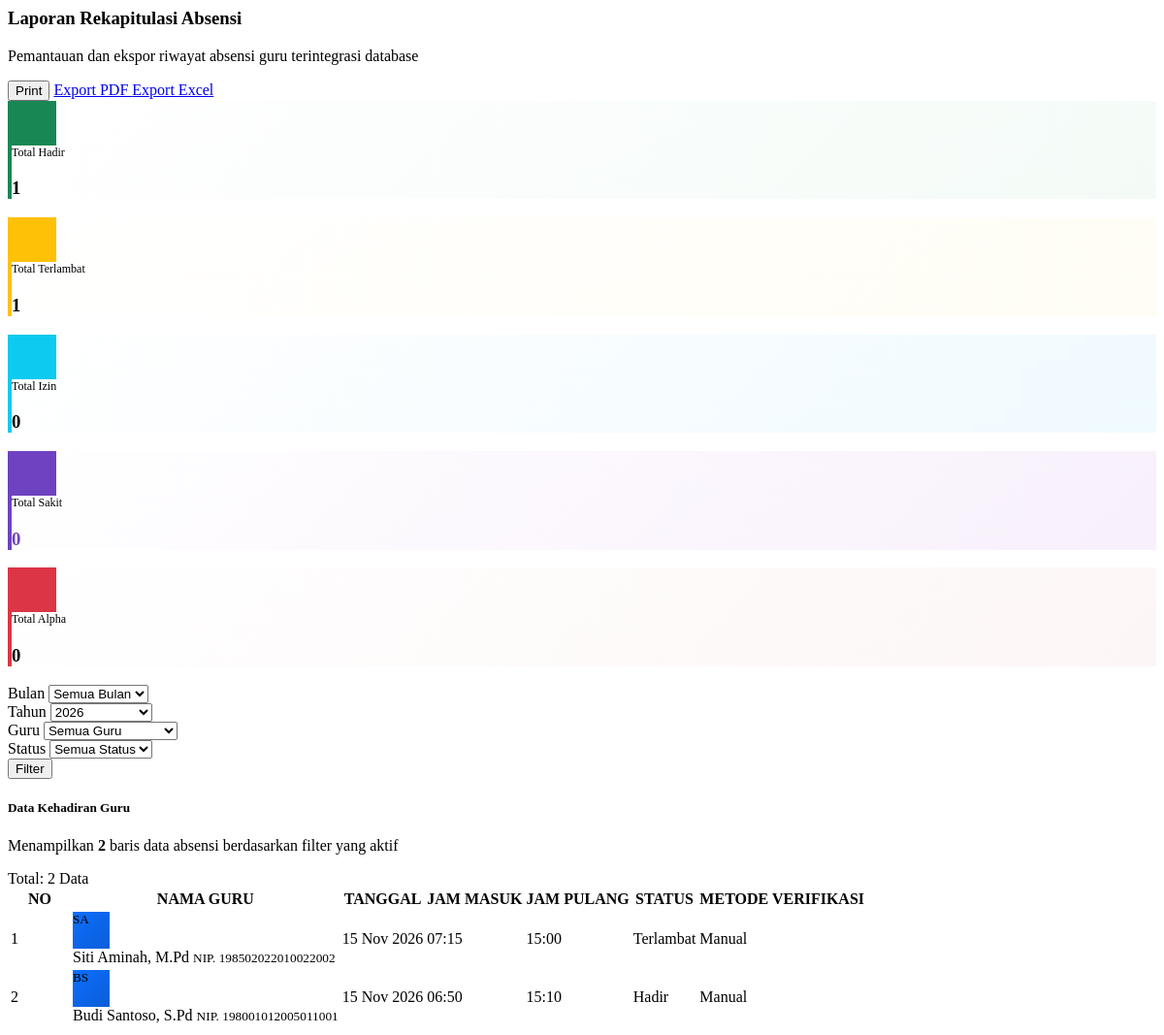
Screenshot of /laporan.php (signed in) with the database file from the repository.
### tables this page shows
CREATE TABLE IF NOT EXISTS absensi (
    id_absensi INT AUTO_INCREMENT PRIMARY KEY,
    id_guru INT NOT NULL,
    tanggal DATE NOT NULL,
    jam_masuk TIME DEFAULT NULL,
    jam_pulang TIME DEFAULT NULL,
    status ENUM('Hadir', 'Terlambat', 'Izin', 'Sakit', 'Alpha') NOT NULL,
    metode_verifikasi ENUM('AI Face Recognition', 'Manual') NOT NULL,
    created_at TIMESTAMP DEFAULT CURRENT_TIMESTAMP,
    FOREIGN KEY (id_guru) REFERENCES guru(id_guru) ON DELETE CASCADE,
    
     
    UNIQUE KEY uq_guru_tanggal (id_guru, tanggal),
    INDEX idx_tanggal (tanggal),
    INDEX idx_status (status)
);

CREATE TABLE IF NOT EXISTS guru (
    id_guru INT AUTO_INCREMENT PRIMARY KEY,
    id_user INT NOT NULL,
    nip VARCHAR(25) UNIQUE,
    nama_guru VARCHAR(100) NOT NULL,
    jenis_kelamin ENUM('L', 'P') NOT NULL,
    email VARCHAR(100) UNIQUE,
    no_hp VARCHAR(20),
    foto VARCHAR(255) DEFAULT NULL,
    face_data TEXT DEFAULT NULL,  
    created_at TIMESTAMP DEFAULT CURRENT_TIMESTAMP,
    FOREIGN KEY (id_user) REFERENCES users(id) ON DELETE CASCADE
);

### laporan.php (the view, shortened to what this page needs)
<?php
$filter_bulan   = isset($_GET['bulan']) ? trim($_GET['bulan']) : '';
$filter_tahun   = isset($_GET['tahun']) ? trim($_GET['tahun']) : date('Y');
$filter_id_guru = isset($_GET['id_guru']) ? trim($_GET['id_guru']) : '';
$filter_status  = isset($_GET['status']) ? trim($_GET['status']) : '';
$q_tahun = mysqli_query($conn, "SELECT DISTINCT YEAR(tanggal) as thn FROM absensi ORDER BY thn DESC");
$list_tahun = [];
while ($t = mysqli_fetch_assoc($q_tahun)) {
    if (!empty($t['thn'])) $list_tahun[] = $t['thn'];
}
$where_conditions = ["1=1"];
if (!empty($filter_tahun)) {
    $where_conditions[] = "YEAR(a.tanggal) = " . intval($filter_tahun);
}
$where_sql = implode(' AND ', $where_conditions);
$sql_stat = "SELECT
    SUM(CASE WHEN a.status = 'Hadir' THEN 1 ELSE 0 END) as total_hadir,
    SUM(CASE WHEN a.status = 'Terlambat' THEN 1 ELSE 0 END) as total_terlambat,
    SUM(CASE WHEN a.status = 'Izin' THEN 1 ELSE 0 END) as total_izin,
    SUM(CASE WHEN a.status = 'Sakit' THEN 1 ELSE 0 END) as total_sakit,
    SUM(CASE WHEN a.status = 'Alpha' THEN 1 ELSE 0 END) as total_alpha,
    COUNT(*) as total_semua
    FROM absensi a
    WHERE $where_sql";
$q_stat = mysqli_query($conn, $sql_stat);
$stat = mysqli_fetch_assoc($q_stat);
$total_hadir     = (int)($stat['total_hadir'] ?? 0);
$total_terlambat = (int)($stat['total_terlambat'] ?? 0);
$total_izin      = (int)($stat['total_izin'] ?? 0);
$total_sakit     = (int)($stat['total_sakit'] ?? 0);
$total_alpha     = (int)($stat['total_alpha'] ?? 0);
$total_semua     = (int)($stat['total_semua'] ?? 0);
$sql_data = "SELECT a.*, g.nama_guru, g.nip
    FROM absensi a
    JOIN guru g ON a.id_guru = g.id_guru
    WHERE $where_sql
    ORDER BY a.tanggal DESC, a.jam_masuk DESC";
$q_data = mysqli_query($conn, $sql_data);
$export_params = http_build_query([
    'bulan'   => $filter_bulan,
    'tahun'   => $filter_tahun,
    'id_guru' => $filter_id_guru,
    'status'  => $filter_status
]);
?>
<div class="d-flex flex-column flex-md-row justify-content-between align-items-md-center mb-4 gap-3 no-print">
    <div>
        <h3 class="fw-bold mb-1 text-dark">
            <i class="bi bi-file-earmark-bar-graph text-primary me-2"></i>Laporan Rekapitulasi Absensi
        </h3>
        <p class="text-muted mb-0">
            Pemantauan dan ekspor riwayat absensi guru terintegrasi database
        </p>
    </div>
    <div class="d-flex gap-2 flex-wrap">
        <button onclick="window.print()" class="btn btn-outline-secondary rounded-pill px-3 shadow-sm">
            <i class="bi bi-printer me-1"></i> Print
        </button>
        <a href="export_pdf.php?<?= $export_params ?>" target="_blank" class="btn btn-danger rounded-pill px-3 shadow-sm">
            <i class="bi bi-file-earmark-pdf me-1"></i> Export PDF
        </a>
        <a href="export_excel.php?<?= $export_params ?>" class="btn btn-success rounded-pill px-3 shadow-sm">
            <i class="bi bi-file-earmark-excel me-1"></i> Export Excel
        </a>
    </div>
</div>
<div class="row g-3 mb-4">
    <div class="col-6 col-md-4 col-xl">
        <div class="card border-0 shadow-sm rounded-4 h-100 p-3" style="background:linear-gradient(135deg, #ffffff, #f4fbf7); border-left:4px solid #198754 !important;">
            <div class="d-flex align-items-center">
                <div class="rounded-4 p-2 d-flex align-items-center justify-content-center text-white me-3 shadow-sm" style="width:46px; height:46px; background:#198754;">
                </div>
                <div>
                    <span class="text-muted small fw-semibold text-uppercase" style="font-size:0.75rem;">Total Hadir</span>
                    <h3 class="fw-bold mb-0 text-success"><?= $total_hadir ?></h3>
                </div>
            </div>
        </div>
    </div>
    <div class="col-6 col-md-4 col-xl">
        <div class="card border-0 shadow-sm rounded-4 h-100 p-3" style="background:linear-gradient(135deg, #ffffff, #fffdf4); border-left:4px solid #ffc107 !important;">
            <div class="d-flex align-items-center">
                <div class="rounded-4 p-2 d-flex align-items-center justify-content-center text-white me-3 shadow-sm" style="width:46px; height:46px; background:#ffc107;">
                </div>
                <div>
                    <span class="text-muted small fw-semibold text-uppercase" style="font-size:0.75rem;">Total Terlambat</span>
                    <h3 class="fw-bold mb-0 text-warning"><?= $total_terlambat ?></h3>
                </div>
            </div>
        </div>
    </div>
    <div class="col-6 col-md-4 col-xl">
        <div class="card border-0 shadow-sm rounded-4 h-100 p-3" style="background:linear-gradient(135deg, #ffffff, #f0faff); border-left:4px solid #0dcaf0 !important;">
            <div class="d-flex align-items-center">
                <div class="rounded-4 p-2 d-flex align-items-center justify-content-center text-white me-3 shadow-sm" style="width:46px; height:46px; background:#0dcaf0;">
                </div>
                <div>
                    <span class="text-muted small fw-semibold text-uppercase" style="font-size:0.75rem;">Total Izin</span>
                    <h3 class="fw-bold mb-0 text-info"><?= $total_izin ?></h3>
                </div>
            </div>
        </div>
    </div>
    <div class="col-6 col-md-4 col-xl">
        <div class="card border-0 shadow-sm rounded-4 h-100 p-3" style="background:linear-gradient(135deg, #ffffff, #f8f0fc); border-left:4px solid #6f42c1 !important;">
            <div class="d-flex align-items-center">
                <div class="rounded-4 p-2 d-flex align-items-center justify-content-center text-white me-3 shadow-sm" style="width:46px; height:46px; background:#6f42c1;">
                </div>
                <div>
                    <span class="text-muted small fw-semibold text-uppercase" style="font-size:0.75rem;">Total Sakit</span>
                    <h3 class="fw-bold mb-0 text-purple" style="color:#6f42c1;"><?= $total_sakit ?></h3>
                </div>
            </div>
        </div>
    </div>
    <div class="col-6 col-md-4 col-xl">
        <div class="card border-0 shadow-sm rounded-4 h-100 p-3" style="background:linear-gradient(135deg, #ffffff, #fdf6f6); border-left:4px solid #dc3545 !important;">
            <div class="d-flex align-items-center">
                <div class="rounded-4 p-2 d-flex align-items-center justify-content-center text-white me-3 shadow-sm" style="width:46px; height:46px; background:#dc3545;">
                </div>
                <div>
                    <span class="text-muted small fw-semibold text-uppercase" style="font-size:0.75rem;">Total Alpha</span>
                    <h3 class="fw-bold mb-0 text-danger"><?= $total_alpha ?></h3>
                </div>
            </div>
        </div>
    </div>
</div>
<div class="card border-0 shadow-sm rounded-4 mb-4 no-print">
    <div class="card-body p-4">
        <form method="GET" action="laporan.php" class="row g-3 align-items-end">
            <div class="col-12 col-sm-6 col-md-3">
                <label class="form-label small fw-bold text-muted">Bulan</label>
                <select name="bulan" class="form-select rounded-pill shadow-sm">
                    <option value="">Semua Bulan</option>
                </select>
            </div>
            <div class="col-12 col-sm-6 col-md-2">
                <label class="form-label small fw-bold text-muted">Tahun</label>
                <select name="tahun" class="form-select rounded-pill shadow-sm">
                    <?php foreach ($list_tahun as $thn): ?>
                        <option value="<?= $thn ?>" <?= $filter_tahun == $thn ? 'selected' : '' ?>>
                            <?= $thn ?>
                        </option>
                    <?php endforeach; ?>
                </select>
            </div>
            <div class="col-12 col-sm-6 col-md-3">
                <label class="form-label small fw-bold text-muted">Guru</label>
                <select name="id_guru" class="form-select rounded-pill shadow-sm">
                    <option value="">Semua Guru</option>
                </select>
            </div>
            <div class="col-12 col-sm-6 col-md-2">
                <label class="form-label small fw-bold text-muted">Status</label>
                <select name="status" class="form-select rounded-pill shadow-sm">
                    <option value="">Semua Status</option>
                </select>
            </div>
            <div class="col-12 col-md-2 d-flex gap-2">
                <button type="submit" class="btn btn-primary rounded-pill px-4 flex-grow-1 shadow-sm">
                    <i class="bi bi-funnel me-1"></i> Filter
                </button>
            </div>
        </form>
    </div>
</div>
<div class="card border-0 shadow-sm rounded-4">
    <div class="card-header bg-white border-0 pt-4 px-4 pb-2 d-flex justify-content-between align-items-center">
        <div>
            <h5 class="fw-bold mb-1 text-dark"><i class="bi bi-table text-primary me-2"></i>Data Kehadiran Guru</h5>
            <p class="text-muted small mb-0">
                Menampilkan <strong><?= $total_semua ?></strong> baris data absensi berdasarkan filter yang aktif
            </p>
        </div>
        <span class="badge bg-light text-dark border px-3 py-2 rounded-pill small">
            Total: <?= $total_semua ?> Data
        </span>
    </div>
    <div class="card-body p-4 pt-2">
        <div class="table-responsive">
            <table class="table table-hover align-middle mb-0 border-top">
                <thead class="table-light">
                    <tr>
                        <th class="text-muted fw-semibold small py-3 ps-3" style="width:60px;">NO</th>
                        <th class="text-muted fw-semibold small py-3">NAMA GURU</th>
                        <th class="text-muted fw-semibold small py-3">TANGGAL</th>
                        <th class="text-muted fw-semibold small py-3">JAM MASUK</th>
                        <th class="text-muted fw-semibold small py-3">JAM PULANG</th>
                        <th class="text-muted fw-semibold small py-3">STATUS</th>
                        <th class="text-muted fw-semibold small py-3 text-center">METODE VERIFIKASI</th>
                    </tr>
                </thead>
                <tbody>
                    <?php if(mysqli_num_rows($q_data) > 0): ?>
                        <?php $no = 1; while($row = mysqli_fetch_assoc($q_data)): ?>
                            <?php
                                $badge_status = 'bg-secondary';
                                if($row['status'] == 'Hadir') $badge_status = 'bg-success';
                                elseif($row['status'] == 'Terlambat') $badge_status = 'bg-warning text-dark';
                                elseif($row['status'] == 'Izin') $badge_status = 'bg-info text-dark';
                                elseif($row['status'] == 'Sakit') $badge_status = 'bg-purple text-white" style="background:#6f42c1;"';
                                elseif($row['status'] == 'Alpha') $badge_status = 'bg-danger';
                                $parts = explode(' ', $row['nama_guru']);
                                $initials = strtoupper(substr($parts[0], 0, 1) . (isset($parts[1]) ? substr($parts[1], 0, 1) : ''));
                            ?>
                            <tr>
                                <td class="ps-3 py-3 fw-bold text-muted"><?= $no++ ?></td>
                                <td class="py-3">
                                    <div class="d-flex align-items-center">
                                        <div class="rounded-circle d-flex align-items-center justify-content-center text-white fw-bold me-3 shadow-sm" style="width:38px; height:38px; background:linear-gradient(135deg, #0d6efd, #0b5ed7); font-size:0.82rem; flex-shrink:0;">
                                            <?= $initials ?>
                                        </div>
                                        <div>
                                            <span class="d-block fw-bold text-dark mb-0"><?= htmlspecialchars($row['nama_guru']) ?></span>
                                            <small class="text-muted">NIP. <?= htmlspecialchars($row['nip'] ?? '-') ?></small>
                                        </div>
                                    </div>
                                </td>
                                <td class="py-3">
                                    <span class="fw-medium text-dark"><?= date('d M Y', strtotime($row['tanggal'])) ?></span>
                                </td>
                                <td class="py-3">
                                    <span class="badge bg-light text-dark border px-2 py-1 font-monospace">
                                        <i class="bi bi-box-arrow-in-right text-success me-1"></i><?= $row['jam_masuk'] ? substr($row['jam_masuk'], 0, 5) : '--:--' ?>
                                    </span>
                                </td>
                                <td class="py-3">
                                    <span class="badge bg-light text-dark border px-2 py-1 font-monospace">
                                        <i class="bi bi-box-arrow-right text-danger me-1"></i><?= $row['jam_pulang'] ? substr($row['jam_pulang'], 0, 5) : '--:--' ?>
                                    </span>
                                </td>
                                <td class="py-3">
                                    <span class="badge <?= $badge_status ?> px-3 py-2 rounded-pill fw-semibold">
                                        <?= htmlspecialchars($row['status']) ?>
                                    </span>
                                </td>
                                <td class="py-3 text-center">
                                    <?php if($row['metode_verifikasi'] === 'AI Face Recognition'): ?>
                                        <span class="badge bg-primary bg-opacity-10 text-primary border border-primary border-opacity-25 px-3 py-2 rounded-pill">
                                            <i class="bi bi-shield-check me-1"></i>AI Face Recognition
                                        </span>
                                    <?php else: ?>
                                        <span class="badge bg-secondary bg-opacity-10 text-secondary border px-3 py-2 rounded-pill">
                                            <i class="bi bi-pencil me-1"></i>Manual
                                        </span>
                                    <?php endif; ?>
                                </td>
                            </tr>
                        <?php endwhile; ?>
                    <?php endif; ?>
                </tbody>
            </table>
        </div>
    </div>
</div>

### rows the page displays
absensi: id_guru.nama_guru "SA", id_guru.nama_guru "Siti Aminah, M.Pd", id_guru.nip "198502022010022002", tanggal "15 Nov 2026", jam_masuk "07:15", jam_pulang "15:00", status "Terlambat", metode_verifikasi "Manual"
absensi: id_guru.nama_guru "BS", id_guru.nama_guru "Budi Santoso, S.Pd", id_guru.nip "198001012005011001", tanggal "15 Nov 2026", jam_masuk "06:50", jam_pulang "15:10", status "Hadir", metode_verifikasi "Manual"

### other values shown
$total_hadir "1"
$total_terlambat "1"
$total_izin "0"
$total_sakit "0"
$total_alpha "0"
$total_semua "2"
form field tahun "2026"
